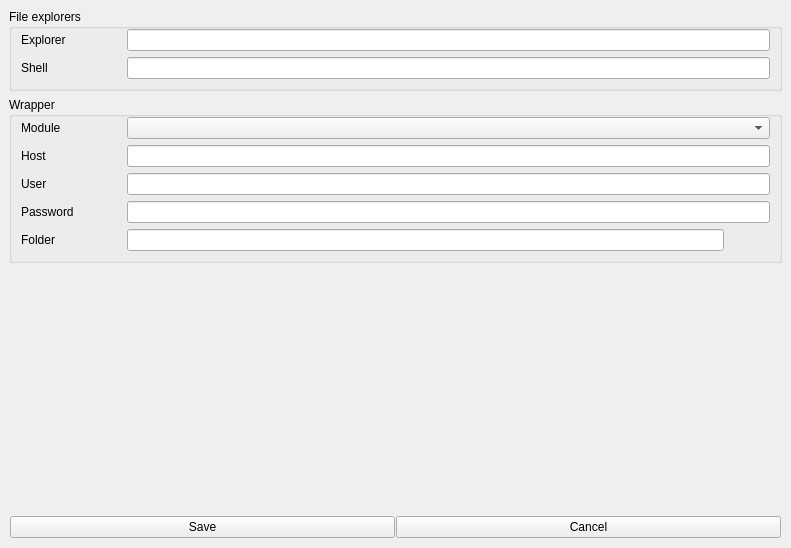
<?xml version="1.0" encoding="UTF-8"?>
<ui version="4.0">
 <class>MainWindow</class>
 <widget class="QDialog" name="MainWindow">
  <property name="geometry">
   <rect>
    <x>0</x>
    <y>0</y>
    <width>791</width>
    <height>548</height>
   </rect>
  </property>
  <property name="windowTitle">
   <string>Local settings</string>
  </property>
  <layout class="QVBoxLayout" name="verticalLayout_2">
   <property name="leftMargin">
    <number>9</number>
   </property>
   <property name="topMargin">
    <number>9</number>
   </property>
   <property name="rightMargin">
    <number>9</number>
   </property>
   <property name="bottomMargin">
    <number>9</number>
   </property>
   <item>
    <widget class="QGroupBox" name="groupBox_2">
     <property name="title">
      <string>File explorers</string>
     </property>
     <layout class="QFormLayout" name="formLayout_2">
      <property name="fieldGrowthPolicy">
       <enum>QFormLayout::AllNonFixedFieldsGrow</enum>
      </property>
      <property name="labelAlignment">
       <set>Qt::AlignLeading|Qt::AlignLeft|Qt::AlignVCenter</set>
      </property>
      <property name="topMargin">
       <number>0</number>
      </property>
      <item row="0" column="0">
       <widget class="QLabel" name="label_4">
        <property name="minimumSize">
         <size>
          <width>100</width>
          <height>0</height>
         </size>
        </property>
        <property name="text">
         <string>Explorer</string>
        </property>
       </widget>
      </item>
      <item row="0" column="1">
       <widget class="QLineEdit" name="explorerLineEdit">
        <property name="toolTip">
         <string>Command to open a navigator with the word ${PATH} representing the folder which will be open</string>
        </property>
       </widget>
      </item>
      <item row="1" column="0">
       <widget class="QLabel" name="label_3">
        <property name="minimumSize">
         <size>
          <width>100</width>
          <height>0</height>
         </size>
        </property>
        <property name="text">
         <string>Shell</string>
        </property>
       </widget>
      </item>
      <item row="1" column="1">
       <widget class="QLineEdit" name="shellLineEdit">
        <property name="toolTip">
         <string>Command to open a shell with the word ${PATH} representing the folder which will be open</string>
        </property>
       </widget>
      </item>
     </layout>
    </widget>
   </item>
   <item>
    <widget class="QGroupBox" name="groupBox">
     <property name="title">
      <string>Wrapper</string>
     </property>
     <layout class="QFormLayout" name="formLayout">
      <property name="fieldGrowthPolicy">
       <enum>QFormLayout::AllNonFixedFieldsGrow</enum>
      </property>
      <property name="labelAlignment">
       <set>Qt::AlignLeading|Qt::AlignLeft|Qt::AlignVCenter</set>
      </property>
      <property name="topMargin">
       <number>0</number>
      </property>
      <item row="0" column="1">
       <widget class="QComboBox" name="wrapperComboBox"/>
      </item>
      <item row="1" column="0">
       <widget class="QLabel" name="hostLabel">
        <property name="minimumSize">
         <size>
          <width>100</width>
          <height>0</height>
         </size>
        </property>
        <property name="text">
         <string>Host</string>
        </property>
       </widget>
      </item>
      <item row="1" column="1">
       <widget class="QLineEdit" name="hostLineEdit"/>
      </item>
      <item row="2" column="0">
       <widget class="QLabel" name="nameLabel">
        <property name="minimumSize">
         <size>
          <width>100</width>
          <height>0</height>
         </size>
        </property>
        <property name="text">
         <string>User</string>
        </property>
       </widget>
      </item>
      <item row="0" column="0">
       <widget class="QLabel" name="label">
        <property name="minimumSize">
         <size>
          <width>100</width>
          <height>0</height>
         </size>
        </property>
        <property name="text">
         <string>Module</string>
        </property>
       </widget>
      </item>
      <item row="2" column="1">
       <widget class="QLineEdit" name="userLineEdit"/>
      </item>
      <item row="3" column="0">
       <widget class="QLabel" name="pwdLabel">
        <property name="minimumSize">
         <size>
          <width>100</width>
          <height>0</height>
         </size>
        </property>
        <property name="text">
         <string>Password</string>
        </property>
       </widget>
      </item>
      <item row="3" column="1">
       <widget class="QLineEdit" name="pwdLineEdit"/>
      </item>
      <item row="4" column="0">
       <widget class="QLabel" name="pathLabel">
        <property name="text">
         <string>Folder</string>
        </property>
       </widget>
      </item>
      <item row="4" column="1">
       <widget class="QWidget" name="pathWidget" native="true">
        <layout class="QHBoxLayout" name="horizontalLayout_4">
         <property name="leftMargin">
          <number>0</number>
         </property>
         <property name="topMargin">
          <number>0</number>
         </property>
         <property name="rightMargin">
          <number>0</number>
         </property>
         <property name="bottomMargin">
          <number>0</number>
         </property>
         <item>
          <widget class="QLineEdit" name="pathLineEdit"/>
         </item>
         <item>
          <widget class="QPushButton" name="pathButton">
           <property name="maximumSize">
            <size>
             <width>50</width>
             <height>16777215</height>
            </size>
           </property>
           <property name="text">
            <string/>
           </property>
           <property name="flat">
            <bool>true</bool>
           </property>
          </widget>
         </item>
        </layout>
       </widget>
      </item>
     </layout>
    </widget>
   </item>
   <item>
    <spacer name="verticalSpacer">
     <property name="orientation">
      <enum>Qt::Vertical</enum>
     </property>
     <property name="sizeHint" stdset="0">
      <size>
       <width>20</width>
       <height>40</height>
      </size>
     </property>
    </spacer>
   </item>
   <item>
    <layout class="QHBoxLayout" name="horizontalLayout">
     <property name="spacing">
      <number>1</number>
     </property>
     <property name="leftMargin">
      <number>1</number>
     </property>
     <property name="topMargin">
      <number>1</number>
     </property>
     <property name="rightMargin">
      <number>1</number>
     </property>
     <property name="bottomMargin">
      <number>1</number>
     </property>
     <item>
      <widget class="QPushButton" name="saveButton">
       <property name="text">
        <string>Save</string>
       </property>
      </widget>
     </item>
     <item>
      <widget class="QPushButton" name="cancelButton">
       <property name="text">
        <string>Cancel</string>
       </property>
      </widget>
     </item>
    </layout>
   </item>
  </layout>
 </widget>
 <resources/>
 <connections/>
</ui>
